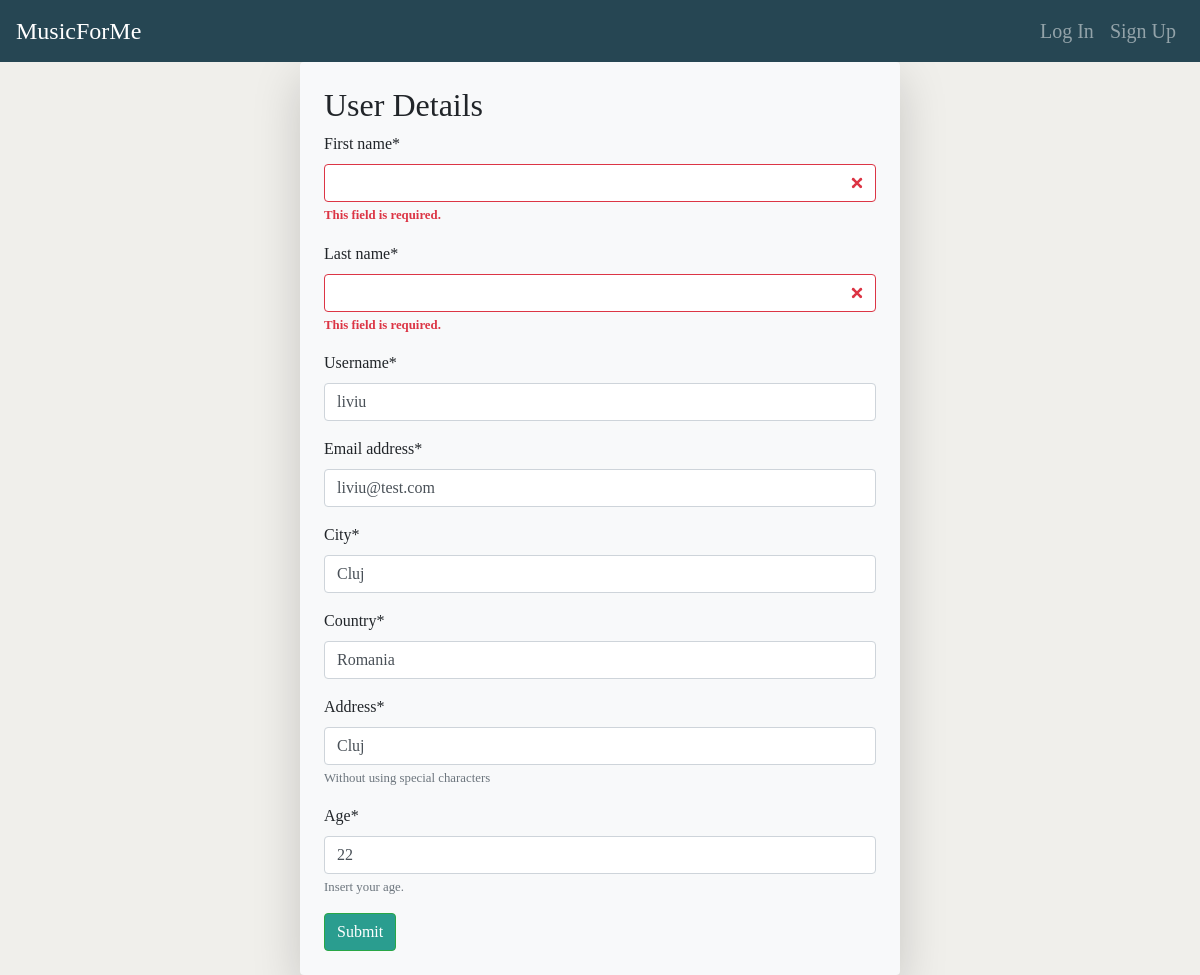
Before: /accounts/1/ with the older database file.
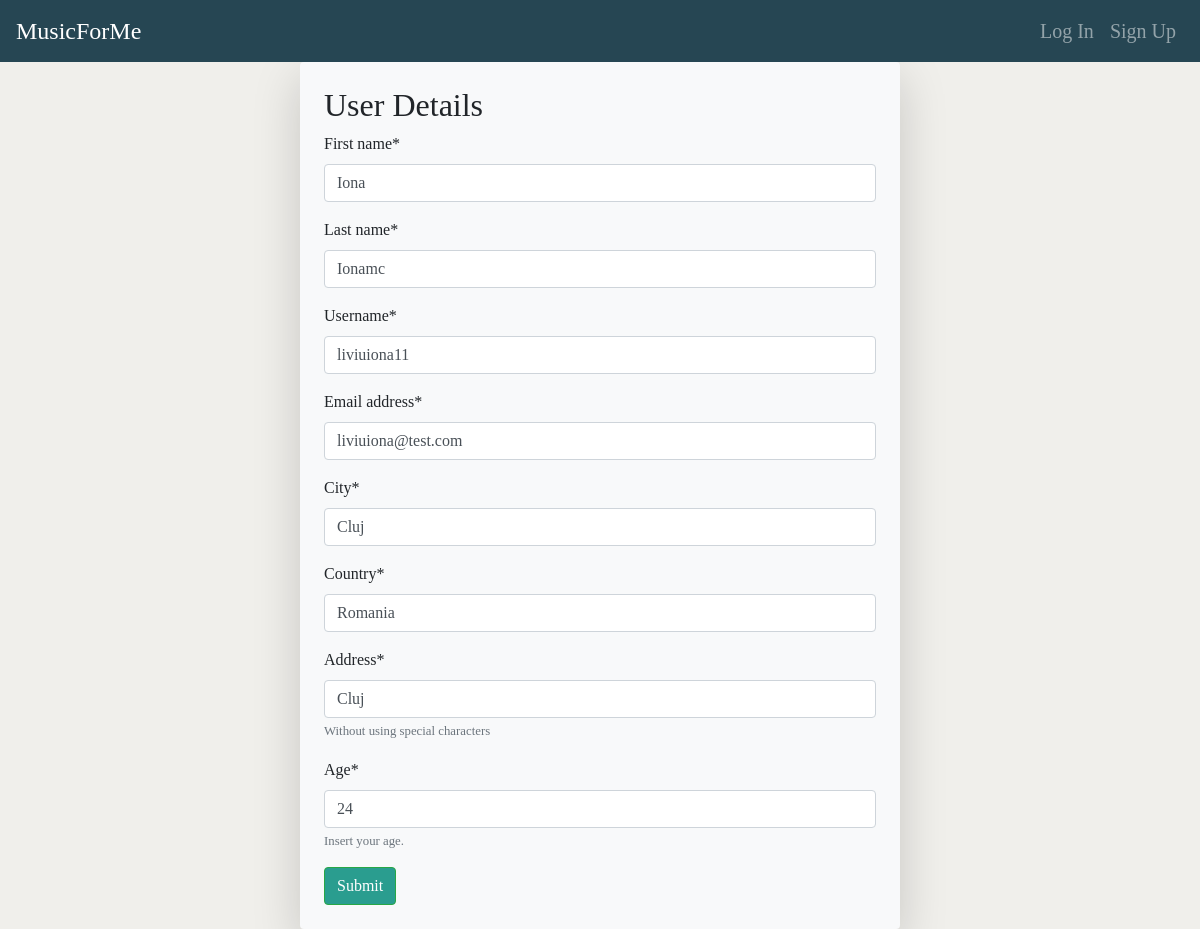
After: the same page with the newer database file.
### accounts/models.py (models this page shows, shortened)
class CustomUser(AbstractUser):
    city = models.CharField(max_length=60)
    country = models.CharField(max_length=56)
    address = models.CharField(max_length=50)
    age = models.IntegerField()
    is_teacher = models.BooleanField(default=False)

### accounts/views.py (the view)
# urls.py: path('<int:account_id>/', edit_account_view, name='edit-account'),
def edit_account_view(request, **kwargs):
    account_id = kwargs['account_id']
    user = get_object_or_404(CustomUser, id=account_id)
    if request.method == 'POST':
        form = CustomUserForm(request.POST)
        if form.is_valid():
            CustomUser.objects.filter(id=account_id).update(
                first_name=form.cleaned_data['first_name'],
                last_name=form.cleaned_data['last_name'],
                username=form.cleaned_data['username'],
                email=form.cleaned_data['email'],
                country=form.cleaned_data['country'],
                age=form.cleaned_data['age'],
                city=form.cleaned_data['city'],
                address=form.cleaned_data['address']
            )
            return HttpResponseRedirect(reverse('home'))
    else:
        form = CustomUserForm(
            {
                'first_name': user.first_name,
                'last_name': user.last_name,
                'username': user.username,
                'email': user.email,
                'country': user.country,
                'city': user.city,
                'address': user.address,
                'age': user.age
            }
        )
    return render(request, 'accounts/account_details.html', {'form': form})

### accounts/forms.py
class CustomUserForm(forms.Form):
    first_name = forms.CharField(max_length=150, label='First name')
    last_name = forms.CharField(max_length=150, label='Last name')
    username = forms.CharField(max_length=150, label='Username')
    email = forms.EmailField(required=True, label='Email address')
    city = forms.CharField(max_length=60, label='City')
    country = forms.CharField(max_length=56, label='Country')
    address = forms.CharField(max_length=50, label='Address', help_text='Without using special characters')
    age = forms.IntegerField(label='Age', help_text='Insert your age.')

### templates/accounts/account_details.html (shortened to what this page needs)
{% extends 'form_base.html' %}
{% block form-title %}User Details{% endblock %}

### templates/form_base.html (shortened to what this page needs)
{% extends 'base.html' %}
{% load crispy_forms_tags %}
{% block content %}
<div class="row h-100">
  <div class="col-3"></div>
    <div class="col-6 my-auto bg-light shadow-lg rounded p-4">
      <div>
          <h2>{% block form-title %}{% endblock %}</h2>
        <form method="post">
          {{ form|crispy}}
          <button type="submit" class="btn btn-success">
            {% block button-name %}
              Submit
            {% endblock %}
          </button>
        </form>
      </div>
    </div>
  <div class="col-3"></div>
</div>
{% endblock %}

### templates/base.html (shortened to what this page needs)
<!DOCTYPE html>
<html lang="en">
<head>
  {% load static %}
  <link rel="stylesheet" type="text/css" href="{% static 'css/bootstrap.min.css' %}">
  <link rel="stylesheet" type="text/css" href="{% static 'css/custom-style.css' %}">
</head>
<body>
<div class="vh-100">
  <nav class="navbar sticky-top navbar-expand-lg navbar-dark">
    <a class="navbar-brand" href="{% url 'home' %}">MusicForMe</a>
    <div class="collapse navbar-collapse" id="navbarNavAltMarkup">
      <div class="navbar-nav ml-auto">
        {% if user.is_authenticated %}
        <span class="nav-item navbar-text" >Hi {{ user.username }}!</span>
          <a class="nav-item nav-link" href="{% url 'edit-account' user.id %}">Edit profile</a>
          <a class="nav-item nav-link" href="{% url 'logout' %}">Log Out</a>
        {% else %}
          <a class="nav-item nav-link" href="{% url 'login' %}">Log In</a>
          <a class="nav-item nav-link" href="{% url 'signup' %}">Sign Up</a>
        {% endif %}
      </div>
    </div>
  </nav>
  <div class="container-fluid h-100">
  {% block content %}
    {% load static %}
  {% endblock %}
  </div>
</div>
  {% load static %}
</body>
</html>

### static/css/custom-style.css (style rules this page uses)
body { background-color: #f0efeb; font-family: Book Antiqua; }
nav { background-color: #264653; }
.btn { background-color: #2a9d8f; }
.nav-item { font-size: 125%; }
.navbar-brand { font-size: 150%; }

Changed rows visible on the page:
changed CustomUser "Cluj": first_name (not shown) → "Iona"; last_name (not shown) → "Ionamc"; username "liviu" → "liviuiona11"; email "liviu@test.com" → "liviuiona@test.com"; age "22" → "24"
Other visible differences:
text no longer shown: "First name * This field is required. Last name * This field is required. Username * Email address * City * Country * Address * Without using special characters Age * Insert your age."
text now shown: "First name * Last name * Username * Email address * City * Country * Address * Without using special characters Age * Insert your age."
